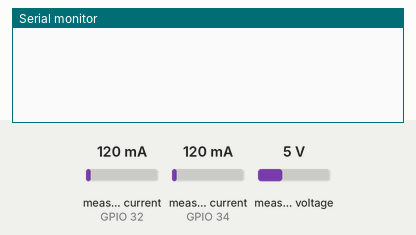
The sketch below on a simulated ESP32. On the bench: the last lines printed to the serial monitor. The inputs (shaded band) are chosen by the test bench; at power-on: measured current (sensors on GPIO 32, GPIO 34) 120 mA, measured voltage 5 V. WiFi joins after 1.5 s; servers stay silent unless stated.

Above: at 3.0 s.
3.1 s: measured current (sensor on GPIO 32) set to 40 mA
At 7.7 s:
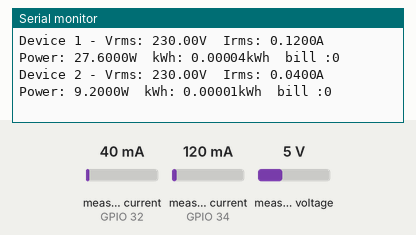
8.7 s: measured current (sensor on GPIO 34) set to 40 mA
10.2 s: measured voltage set to 0.3 V
11.7 s: measured current (sensor on GPIO 32) set to 500 mA
At 12.8 s:
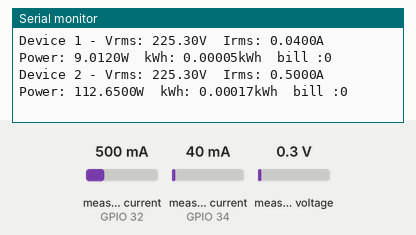
13.2 s: measured current (sensor on GPIO 34) set to 500 mA
14.7 s: measured voltage set to 3.8 V
At 17.13 s:
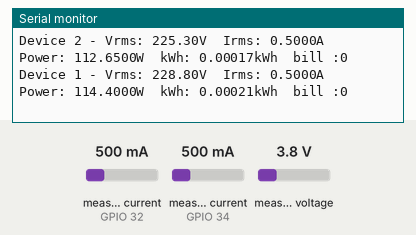
Timing chart, 0 to 17.2 s (numbered marks = the images above; inputs shaded):
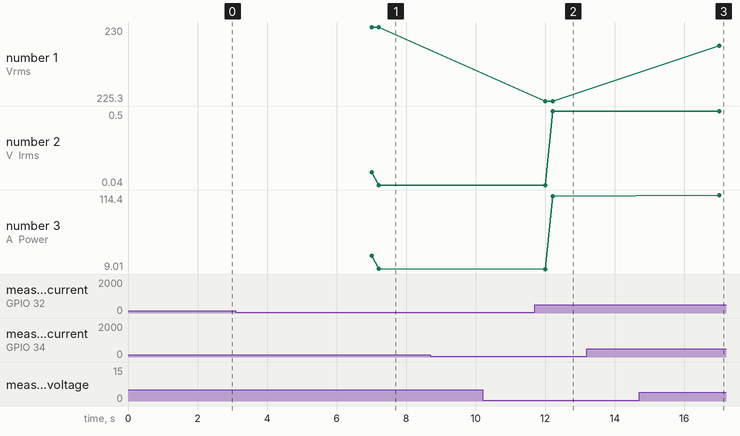

The sketch:

smart_energy_meter_multi_device.ino
```cpp
#include <EEPROM.h>
#define BLYNK_PRINT Serial
#define BLYNK_TEMPLATE_ID "  "
#define BLYNK_TEMPLATE_NAME "  "
#include "EmonLib.h"
#include <WiFi.h>
#include <WiFiClient.h>
#include <BlynkSimpleEsp32.h>

const int numDevices = 2; // Number of devices to monitor

EnergyMonitor emon[numDevices];

#define vCalibration1 83.3
#define currCalibration1 0.50

#define vCalibration2 90.0 // Adjust these calibration values for the second device
#define currCalibration2 0.48 // Adjust these calibration values for the second device

BlynkTimer timer;

char auth[] = "  ";
char ssid[] = "  ";
char pass[] = "  ";

float kWh[numDevices] = {0};
int kwh;
unsigned long lastmillis[numDevices];
int billAmount[numDevices] = {0};

// Constants
#define COST_PER_UNIT 0.15


void myTimerEvent()
{
  for (int i = 0; i < numDevices; i++)
  {
    emon[i].calcVI(20, 2000);
    kWh[i] = kWh[i] + emon[i].apparentPower * (millis() - lastmillis[i]) / 3600000000.0;
    yield();
    Serial.print("\nDevice ");
    Serial.print(i + 1);

    Serial.print(" - Vrms: ");
    Serial.print(emon[i].Vrms, 2);
    Serial.print("V");

    Serial.print("\tIrms: ");
    Serial.print(emon[i].Irms, 4);
    Serial.print("A");

    Serial.print("\tPower: ");
    Serial.print(emon[i].apparentPower, 4);
    Serial.print("W");

    Serial.print("\tkWh: ");
    Serial.print(kWh[i], 5);
    Serial.print("kWh");


    billAmount[i] =(kwh * COST_PER_UNIT );
    Serial.print("\tbill :");
    Serial.print(billAmount[i],5);

    lastmillis[i] = millis();

    Blynk.virtualWrite(V0 + (i * 4), emon[i].Vrms);
    Blynk.virtualWrite(V1 + (i * 4), emon[i].Irms);
    Blynk.virtualWrite(V2 + (i * 4), emon[i].apparentPower);
    Blynk.virtualWrite(V3 + (i * 4), kWh[i]);
    Blynk.virtualWrite(V8, String(billAmount[i]));
    Blynk.virtualWrite(V9, String(billAmount[i]));
  }
  Blynk.virtualWrite(V10, "ROOM 1");
  Blynk.virtualWrite(V11, "ROOM 2");
}

void setup()
{
  Serial.begin(115200);
  Blynk.begin(auth, ssid, pass);
  float billAmount[numDevices] = {0};
  emon[0].voltage(35 , vCalibration1,1.7 );
  emon[0].current(34 ,currCalibration1 );
  emon[1].voltage(33 , vCalibration2,1.7 );
  emon[1].current(32 , currCalibration2  );
  lastmillis[0] = millis();
  lastmillis[1] = millis();


  timer.setInterval(5000L, myTimerEvent);

}

void loop()
{
  Blynk.run();
  timer.run();

}
```

Measured:
- after the input at 3.1 s, the serial monitor: prints a new line after 4.1 s (image 1)
- after the input at 11.7 s, the serial monitor: prints a new line after 0.51 s (image 2)
- after the input at 14.7 s, the serial monitor: prints a new line after 2.3 s (image 3)
- plotted number 1: 225.3 → 228.8 after the input at 14.7 s
- plotted number 2: 0.04 → 0.5 after the input at 11.7 s
- plotted number 3: 9.2 → 112.65 after the input at 11.7 s, 112.65 → 114.4 after the input at 14.7 s
